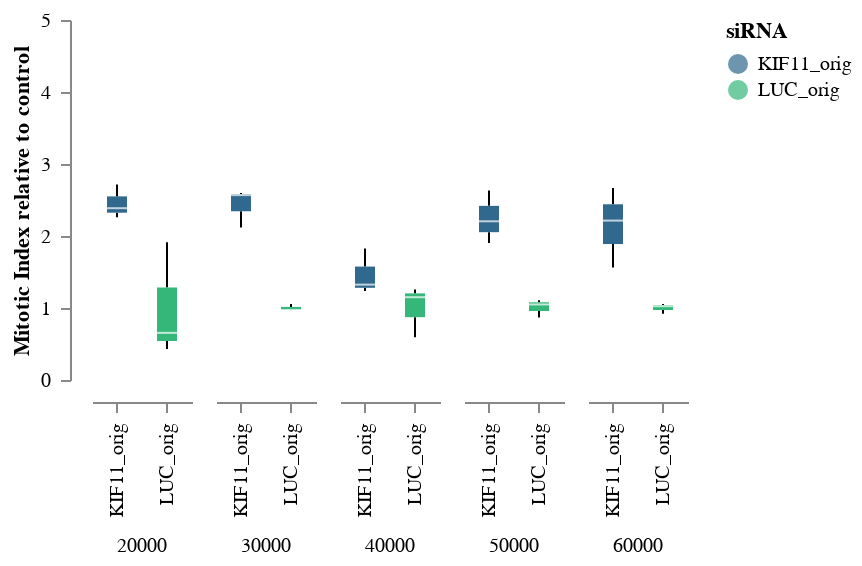

Source (notebook cell):
### Code cell
BINBOX_MitoticIndex_Time_CMfold = Binned_Boxplot2(
    data = df[df["Cells"] == "CM"],
    x = 'siRNA',
    y = 'Mitotic_index_relative',
    x_title = '',
    y_title = 'Mitotic Index relative to control',
    color = 'siRNA',
    column = 'Seeding_cm-2',
    y_min = 0,
    y_max = 5
)
BINBOX_MitoticIndex_Time_CMfold

### Figure 1 — Vega-Lite specification as saved in the notebook (floating-point values rounded to 4 significant figures)
{"config": {"view": {"continuousWidth": 300, "continuousHeight": 300, "stroke": "transparent", "strokeWidth": 0.5}, "axis": {"grid": true, "labelPadding": 5, "offset": 10, "ticks": true}, "facet": {"spacing": 10}, "header": {"labelOrient": "bottom", "title": null}}, "data": {"name": "data-bbcc835935b5fb01fdcb5b3224a07c8d"}, "mark": {"type": "boxplot", "extent": "min-max", "size": 10}, "encoding": {"color": {"field": "siRNA", "scale": {"scheme": "viridis"}, "type": "nominal"}, "column": {"field": "Seeding_cm-2", "type": "quantitative"}, "x": {"axis": {"grid": false}, "field": "siRNA", "title": null, "type": "nominal"}, "y": {"axis": {"grid": false}, "field": "Mitotic_index_relative", "scale": {"domain": [0, 5]}, "title": "Mitotic Index relative to control", "type": "quantitative"}}, "height": 180, "width": 50, "$schema": "https://vega.github.io/schema/vega-lite/v5.20.1.json", "datasets": {"data-bbcc835935b5fb01fdcb5b3224a07c8d": [{"Row": 2, "Column": 7, "Plane": 1, "Timepoint": 1, "Modified Nuclei - Number of Objects": 2806, "Modified Nuclei - Intensity Region Alexa 647 Mean - Mean per Well": 186.5, "Modified Nuclei - Intensity Region Alexa 647 Mean - StdDev per Well": 423.5, "Modified Nuclei - Region Area [¬µm¬≤] - Mean per Well": 203.5, "Modified Nuclei - Region Area [¬µm¬≤] - StdDev per Well": 97.17, "Mitotic cells - Number of Objects": 17, "Mitotic Index (%)": 0.6058, "Number of Analyzed Fields": 4, "Height [¬µm]": 0, "Time [s]": 0, "Compound": null, "Concentration": null, "Cells": "CM", "Cell Count": null, "Seeding_cm-2": 60000, "siRNA": "LUC_orig", "Mitotic_index_relative": 1.057, "Population_density_cells_per_mm2": 1710.0, "Seeding_mm-2": 600.0}, {"Row": 3, "Column": 7, "Plane": 1, "Timepoint": 1, "Modified Nuclei - Number of Objects": 3062, "Modified Nuclei - Intensity Region Alexa 647 Mean - Mean per Well": 181.4, "Modified Nuclei - Intensity Region Alexa 647 Mean - StdDev per Well": 349.8, "Modified Nuclei - Region Area [¬µm¬≤] - Mean per Well": 208.5, "Modified Nuclei - Region Area [¬µm¬≤] - StdDev per Well": 101.0, "Mitotic cells - Number of Objects": 18, "Mitotic Index (%)": 0.5879, "Number of Analyzed Fields": 4, "Height [¬µm]": 0, "Time [s]": 0, "Compound": null, "Concentration": null, "Cells": "CM", "Cell Count": null, "Seeding_cm-2": 60000, "siRNA": "LUC_orig", "Mitotic_index_relative": 1.025, "Population_density_cells_per_mm2": 1866.0, "Seeding_mm-2": 600.0}, {"Row": 4, "Column": 7, "Plane": 1, "Timepoint": 1, "Modified Nuclei - Number of Objects": 2658, "Modified Nuclei - Intensity Region Alexa 647 Mean - Mean per Well": 179.7, "Modified Nuclei - Intensity Region Alexa 647 Mean - StdDev per Well": 259.5, "Modified Nuclei - Region Area [¬µm¬≤] - Mean per Well": 206.4, "Modified Nuclei - Region Area [¬µm¬≤] - StdDev per Well": 99.05, "Mitotic cells - Number of Objects": 14, "Mitotic Index (%)": 0.5267, "Number of Analyzed Fields": 4, "Height [¬µm]": 0, "Time [s]": 0, "Compound": null, "Concentration": null, "Cells": "CM", "Cell Count": null, "Seeding_cm-2": 60000, "siRNA": "LUC_orig", "Mitotic_index_relative": 0.9186, "Population_density_cells_per_mm2": 1620.0, "Seeding_mm-2": 600.0}, {"Row": 5, "Column": 7, "Plane": 1, "Timepoint": 1, "Modified Nuclei - Number of Objects": 2158, "Modified Nuclei - Intensity Region Alexa 647 Mean - Mean per Well": 234.9, "Modified Nuclei - Intensity Region Alexa 647 Mean - StdDev per Well": 623.9, "Modified Nuclei - Region Area [¬µm¬≤] - Mean per Well": 208.3, "Modified Nuclei - Region Area [¬µm¬≤] - StdDev per Well": 105.1, "Mitotic cells - Number of Objects": 33, "Mitotic Index (%)": 1.529, "Number of Analyzed Fields": 4, "Height [¬µm]": 0, "Time [s]": 0, "Compound": null, "Concentration": null, "Cells": "CM", "Cell Count": null, "Seeding_cm-2": 60000, "siRNA": "KIF11_orig", "Mitotic_index_relative": 2.667, "Population_density_cells_per_mm2": 1315.0, "Seeding_mm-2": 600.0}, {"Row": 6, "Column": 7, "Plane": 1, "Timepoint": 1, "Modified Nuclei - Number of Objects": 2048, "Modified Nuclei - Intensity Region Alexa 647 Mean - Mean per Well": 216.9, "Modified Nuclei - Intensity Region Alexa 647 Mean - StdDev per Well": 562.1, "Modified Nuclei - Region Area [¬µm¬≤] - Mean per Well": 204.6, "Modified Nuclei - Region Area [¬µm¬≤] - StdDev per Well": 104.2, "Mitotic cells - Number of Objects": 26, "Mitotic Index (%)": 1.27, "Number of Analyzed Fields": 4, "Height [¬µm]": 0, "Time [s]": 0, "Compound": null, "Concentration": null, "Cells": "CM", "Cell Count": null, "Seeding_cm-2": 60000, "siRNA": "KIF11_orig", "Mitotic_index_relative": 2.214, "Population_density_cells_per_mm2": 1248.0, "Seeding_mm-2": 600.0}, {"Row": 7, "Column": 7, "Plane": 1, "Timepoint": 1, "Modified Nuclei - Number of Objects": 1674, "Modified Nuclei - Intensity Region Alexa 647 Mean - Mean per Well": 195.0, "Modified Nuclei - Intensity Region Alexa 647 Mean - StdDev per Well": 317.5, "Modified Nuclei - Region Area [¬µm¬≤] - Mean per Well": 199.3, "Modified Nuclei - Region Area [¬µm¬≤] - StdDev per Well": 98.55, "Mitotic cells - Number of Objects": 15, "Mitotic Index (%)": 0.8961, "Number of Analyzed Fields": 4, "Height [¬µm]": 0, "Time [s]": 0, "Compound": null, "Concentration": null, "Cells": "CM", "Cell Count": null, "Seeding_cm-2": 60000, "siRNA": "KIF11_orig", "Mitotic_index_relative": 1.563, "Population_density_cells_per_mm2": 1020.0, "Seeding_mm-2": 600.0}, {"Row": 2, "Column": 8, "Plane": 1, "Timepoint": 1, "Modified Nuclei - Number of Objects": 2340, "Modified Nuclei - Intensity Region Alexa 647 Mean - Mean per Well": 183.5, "Modified Nuclei - Intensity Region Alexa 647 Mean - StdDev per Well": 334.8, "Modified Nuclei - Region Area [¬µm¬≤] - Mean per Well": 202.4, "Modified Nuclei - Region Area [¬µm¬≤] - StdDev per Well": 93.17, "Mitotic cells - Number of Objects": 14, "Mitotic Index (%)": 0.5983, "Number of Analyzed Fields": 4, "Height [¬µm]": 0, "Time [s]": 0, "Compound": null, "Concentration": null, "Cells": "CM", "Cell Count": null, "Seeding_cm-2": 50000, "siRNA": "LUC_orig", "Mitotic_index_relative": 1.049, "Population_density_cells_per_mm2": 1426.0, "Seeding_mm-2": 500.0}, {"Row": 3, "Column": 8, "Plane": 1, "Timepoint": 1, "Modified Nuclei - Number of Objects": 2213, "Modified Nuclei - Intensity Region Alexa 647 Mean - Mean per Well": 184.7, "Modified Nuclei - Intensity Region Alexa 647 Mean - StdDev per Well": 377.2, "Modified Nuclei - Region Area [¬µm¬≤] - Mean per Well": 197.8, "Modified Nuclei - Region Area [¬µm¬≤] - StdDev per Well": 91.34, "Mitotic cells - Number of Objects": 14, "Mitotic Index (%)": 0.6326, "Number of Analyzed Fields": 4, "Height [¬µm]": 0, "Time [s]": 0, "Compound": null, "Concentration": null, "Cells": "CM", "Cell Count": null, "Seeding_cm-2": 50000, "siRNA": "LUC_orig", "Mitotic_index_relative": 1.109, "Population_density_cells_per_mm2": 1349.0, "Seeding_mm-2": 500.0}, {"Row": 4, "Column": 8, "Plane": 1, "Timepoint": 1, "Modified Nuclei - Number of Objects": 2424, "Modified Nuclei - Intensity Region Alexa 647 Mean - Mean per Well": 179.3, "Modified Nuclei - Intensity Region Alexa 647 Mean - StdDev per Well": 248.2, "Modified Nuclei - Region Area [¬µm¬≤] - Mean per Well": 210.0, "Modified Nuclei - Region Area [¬µm¬≤] - StdDev per Well": 104.2, "Mitotic cells - Number of Objects": 12, "Mitotic Index (%)": 0.495, "Number of Analyzed Fields": 4, "Height [¬µm]": 0, "Time [s]": 0, "Compound": null, "Concentration": null, "Cells": "CM", "Cell Count": null, "Seeding_cm-2": 50000, "siRNA": "LUC_orig", "Mitotic_index_relative": 0.8681, "Population_density_cells_per_mm2": 1477.0, "Seeding_mm-2": 500.0}, {"Row": 5, "Column": 8, "Plane": 1, "Timepoint": 1, "Modified Nuclei - Number of Objects": 1465, "Modified Nuclei - Intensity Region Alexa 647 Mean - Mean per Well": 233.4, "Modified Nuclei - Intensity Region Alexa 647 Mean - StdDev per Well": 607.9, "Modified Nuclei - Region Area [¬µm¬≤] - Mean per Well": 193.4, "Modified Nuclei - Region Area [¬µm¬≤] - StdDev per Well": 88.82, "Mitotic cells - Number of Objects": 22, "Mitotic Index (%)": 1.502, "Number of Analyzed Fields": 4, "Height [¬µm]": 0, "Time [s]": 0, "Compound": null, "Concentration": null, "Cells": "CM", "Cell Count": null, "Seeding_cm-2": 50000, "siRNA": "KIF11_orig", "Mitotic_index_relative": 2.633, "Population_density_cells_per_mm2": 892.8, "Seeding_mm-2": 500.0}, {"Row": 6, "Column": 8, "Plane": 1, "Timepoint": 1, "Modified Nuclei - Number of Objects": 1591, "Modified Nuclei - Intensity Region Alexa 647 Mean - Mean per Well": 224.0, "Modified Nuclei - Intensity Region Alexa 647 Mean - StdDev per Well": 645.8, "Modified Nuclei - Region Area [¬µm¬≤] - Mean per Well": 195.8, "Modified Nuclei - Region Area [¬µm¬≤] - StdDev per Well": 96.14, "Mitotic cells - Number of Objects": 20, "Mitotic Index (%)": 1.257, "Number of Analyzed Fields": 4, "Height [¬µm]": 0, "Time [s]": 0, "Compound": null, "Concentration": null, "Cells": "CM", "Cell Count": null, "Seeding_cm-2": 50000, "siRNA": "KIF11_orig", "Mitotic_index_relative": 2.204, "Population_density_cells_per_mm2": 969.6, "Seeding_mm-2": 500.0}, {"Row": 7, "Column": 8, "Plane": 1, "Timepoint": 1, "Modified Nuclei - Number of Objects": 1844, "Modified Nuclei - Intensity Region Alexa 647 Mean - Mean per Well": 188.9, "Modified Nuclei - Intensity Region Alexa 647 Mean - StdDev per Well": 287.3, "Modified Nuclei - Region Area [¬µm¬≤] - Mean per Well": 195.1, "Modified Nuclei - Region Area [¬µm¬≤] - StdDev per Well": 91.67, "Mitotic cells - Number of Objects": 20, "Mitotic Index (%)": 1.085, "Number of Analyzed Fields": 4, "Height [¬µm]": 0, "Time [s]": 0, "Compound": null, "Concentration": null, "Cells": "CM", "Cell Count": null, "Seeding_cm-2": 50000, "siRNA": "KIF11_orig", "Mitotic_index_relative": 1.902, "Population_density_cells_per_mm2": 1124.0, "Seeding_mm-2": 500.0}, {"Row": 2, "Column": 9, "Plane": 1, "Timepoint": 1, "Modified Nuclei - Number of Objects": 1828, "Modified Nuclei - Intensity Region Alexa 647 Mean - Mean per Well": 183.0, "Modified Nuclei - Intensity Region Alexa 647 Mean - StdDev per Well": 362.6, "Modified Nuclei - Region Area [¬µm¬≤] - Mean per Well": 197.3, "Modified Nuclei - Region Area [¬µm¬≤] - StdDev per Well": 124.3, "Mitotic cells - Number of Objects": 7, "Mitotic Index (%)": 0.3829, "Number of Analyzed Fields": 4, "Height [¬µm]": 0, "Time [s]": 0, "Compound": null, "Concentration": null, "Cells": "CM", "Cell Count": null, "Seeding_cm-2": 40000, "siRNA": "LUC_orig", "Mitotic_index_relative": 0.5945, "Population_density_cells_per_mm2": 1114.0, "Seeding_mm-2": 400.0}, {"Row": 3, "Column": 9, "Plane": 1, "Timepoint": 1, "Modified Nuclei - Number of Objects": 1484, "Modified Nuclei - Intensity Region Alexa 647 Mean - Mean per Well": 194.5, "Modified Nuclei - Intensity Region Alexa 647 Mean - StdDev per Well": 396.9, "Modified Nuclei - Region Area [¬µm¬≤] - Mean per Well": 198.9, "Modified Nuclei - Region Area [¬µm¬≤] - StdDev per Well": 89.57, "Mitotic cells - Number of Objects": 12, "Mitotic Index (%)": 0.8086, "Number of Analyzed Fields": 4, "Height [¬µm]": 0, "Time [s]": 0, "Compound": null, "Concentration": null, "Cells": "CM", "Cell Count": null, "Seeding_cm-2": 40000, "siRNA": "LUC_orig", "Mitotic_index_relative": 1.255, "Population_density_cells_per_mm2": 904.3, "Seeding_mm-2": 400.0}, {"Row": 4, "Column": 9, "Plane": 1, "Timepoint": 1, "Modified Nuclei - Number of Objects": 1890, "Modified Nuclei - Intensity Region Alexa 647 Mean - Mean per Well": 181.9, "Modified Nuclei - Intensity Region Alexa 647 Mean - StdDev per Well": 286.2, "Modified Nuclei - Region Area [¬µm¬≤] - Mean per Well": 200.3, "Modified Nuclei - Region Area [¬µm¬≤] - StdDev per Well": 92.46, "Mitotic cells - Number of Objects": 14, "Mitotic Index (%)": 0.7407, "Number of Analyzed Fields": 4, "Height [¬µm]": 0, "Time [s]": 0, "Compound": null, "Concentration": null, "Cells": "CM", "Cell Count": null, "Seeding_cm-2": 40000, "siRNA": "LUC_orig", "Mitotic_index_relative": 1.15, "Population_density_cells_per_mm2": 1152.0, "Seeding_mm-2": 400.0}, {"Row": 5, "Column": 9, "Plane": 1, "Timepoint": 1, "Modified Nuclei - Number of Objects": 1130, "Modified Nuclei - Intensity Region Alexa 647 Mean - Mean per Well": 203.0, "Modified Nuclei - Intensity Region Alexa 647 Mean - StdDev per Well": 516.9, "Modified Nuclei - Region Area [¬µm¬≤] - Mean per Well": 199.8, "Modified Nuclei - Region Area [¬µm¬≤] - StdDev per Well": 89.21, "Mitotic cells - Number of Objects": 9, "Mitotic Index (%)": 0.7965, "Number of Analyzed Fields": 4, "Height [¬µm]": 0, "Time [s]": 0, "Compound": null, "Concentration": null, "Cells": "CM", "Cell Count": null, "Seeding_cm-2": 40000, "siRNA": "KIF11_orig", "Mitotic_index_relative": 1.237, "Population_density_cells_per_mm2": 688.6, "Seeding_mm-2": 400.0}, {"Row": 6, "Column": 9, "Plane": 1, "Timepoint": 1, "Modified Nuclei - Number of Objects": 935, "Modified Nuclei - Intensity Region Alexa 647 Mean - Mean per Well": 219.4, "Modified Nuclei - Intensity Region Alexa 647 Mean - StdDev per Well": 573.8, "Modified Nuclei - Region Area [¬µm¬≤] - Mean per Well": 198.8, "Modified Nuclei - Region Area [¬µm¬≤] - StdDev per Well": 93.98, "Mitotic cells - Number of Objects": 11, "Mitotic Index (%)": 1.176, "Number of Analyzed Fields": 4, "Height [¬µm]": 0, "Time [s]": 0, "Compound": null, "Concentration": null, "Cells": "CM", "Cell Count": null, "Seeding_cm-2": 40000, "siRNA": "KIF11_orig", "Mitotic_index_relative": 1.827, "Population_density_cells_per_mm2": 569.8, "Seeding_mm-2": 400.0}, {"Row": 7, "Column": 9, "Plane": 1, "Timepoint": 1, "Modified Nuclei - Number of Objects": 1055, "Modified Nuclei - Intensity Region Alexa 647 Mean - Mean per Well": 195.2, "Modified Nuclei - Intensity Region Alexa 647 Mean - StdDev per Well": 367.4, "Modified Nuclei - Region Area [¬µm¬≤] - Mean per Well": 196.4, "Modified Nuclei - Region Area [¬µm¬≤] - StdDev per Well": 95.53, "Mitotic cells - Number of Objects": 9, "Mitotic Index (%)": 0.8531, "Number of Analyzed Fields": 4, "Height [¬µm]": 0, "Time [s]": 0, "Compound": null, "Concentration": null, "Cells": "CM", "Cell Count": null, "Seeding_cm-2": 40000, "siRNA": "KIF11_orig", "Mitotic_index_relative": 1.324, "Population_density_cells_per_mm2": 642.9, "Seeding_mm-2": 400.0}, {"Row": 2, "Column": 10, "Plane": 1, "Timepoint": 1, "Modified Nuclei - Number of Objects": 1475, "Modified Nuclei - Intensity Region Alexa 647 Mean - Mean per Well": 184.3, "Modified Nuclei - Intensity Region Alexa 647 Mean - StdDev per Well": 359.2, "Modified Nuclei - Region Area [¬µm¬≤] - Mean per Well": 192.2, "Modified Nuclei - Region Area [¬µm¬≤] - StdDev per Well": 93.94, "Mitotic cells - Number of Objects": 8, "Mitotic Index (%)": 0.5424, "Number of Analyzed Fields": 4, "Height [¬µm]": 0, "Time [s]": 0, "Compound": null, "Concentration": null, "Cells": "CM", "Cell Count": null, "Seeding_cm-2": 30000, "siRNA": "LUC_orig", "Mitotic_index_relative": 0.9727, "Population_density_cells_per_mm2": 898.9, "Seeding_mm-2": 300.0}, {"Row": 3, "Column": 10, "Plane": 1, "Timepoint": 1, "Modified Nuclei - Number of Objects": 1294, "Modified Nuclei - Intensity Region Alexa 647 Mean - Mean per Well": 190.0, "Modified Nuclei - Intensity Region Alexa 647 Mean - StdDev per Well": 583.0, "Modified Nuclei - Region Area [¬µm¬≤] - Mean per Well": 191.4, "Modified Nuclei - Region Area [¬µm¬≤] - StdDev per Well": 80.93, "Mitotic cells - Number of Objects": 7, "Mitotic Index (%)": 0.541, "Number of Analyzed Fields": 4, "Height [¬µm]": 0, "Time [s]": 0, "Compound": null, "Concentration": null, "Cells": "CM", "Cell Count": null, "Seeding_cm-2": 30000, "siRNA": "LUC_orig", "Mitotic_index_relative": 0.9702, "Population_density_cells_per_mm2": 788.6, "Seeding_mm-2": 300.0}, {"Row": 4, "Column": 10, "Plane": 1, "Timepoint": 1, "Modified Nuclei - Number of Objects": 1357, "Modified Nuclei - Intensity Region Alexa 647 Mean - Mean per Well": 180.5, "Modified Nuclei - Intensity Region Alexa 647 Mean - StdDev per Well": 284.1, "Modified Nuclei - Region Area [¬µm¬≤] - Mean per Well": 190.6, "Modified Nuclei - Region Area [¬µm¬≤] - StdDev per Well": 81.2, "Mitotic cells - Number of Objects": 8, "Mitotic Index (%)": 0.5895, "Number of Analyzed Fields": 4, "Height [¬µm]": 0, "Time [s]": 0, "Compound": null, "Concentration": null, "Cells": "CM", "Cell Count": null, "Seeding_cm-2": 30000, "siRNA": "LUC_orig", "Mitotic_index_relative": 1.057, "Population_density_cells_per_mm2": 827.0, "Seeding_mm-2": 300.0}, {"Row": 5, "Column": 10, "Plane": 1, "Timepoint": 1, "Modified Nuclei - Number of Objects": 677, "Modified Nuclei - Intensity Region Alexa 647 Mean - Mean per Well": 211.6, "Modified Nuclei - Intensity Region Alexa 647 Mean - StdDev per Well": 484.3, "Modified Nuclei - Region Area [¬µm¬≤] - Mean per Well": 186.5, "Modified Nuclei - Region Area [¬µm¬≤] - StdDev per Well": 81.38, "Mitotic cells - Number of Objects": 8, "Mitotic Index (%)": 1.182, "Number of Analyzed Fields": 4, "Height [¬µm]": 0, "Time [s]": 0, "Compound": null, "Concentration": null, "Cells": "CM", "Cell Count": null, "Seeding_cm-2": 30000, "siRNA": "KIF11_orig", "Mitotic_index_relative": 2.119, "Population_density_cells_per_mm2": 412.6, "Seeding_mm-2": 300.0}, {"Row": 6, "Column": 10, "Plane": 1, "Timepoint": 1, "Modified Nuclei - Number of Objects": 838, "Modified Nuclei - Intensity Region Alexa 647 Mean - Mean per Well": 229.1, "Modified Nuclei - Intensity Region Alexa 647 Mean - StdDev per Well": 675.6, "Modified Nuclei - Region Area [¬µm¬≤] - Mean per Well": 189.1, "Modified Nuclei - Region Area [¬µm¬≤] - StdDev per Well": 85.49, "Mitotic cells - Number of Objects": 12, "Mitotic Index (%)": 1.432, "Number of Analyzed Fields": 4, "Height [¬µm]": 0, "Time [s]": 0, "Compound": null, "Concentration": null, "Cells": "CM", "Cell Count": null, "Seeding_cm-2": 30000, "siRNA": "KIF11_orig", "Mitotic_index_relative": 2.568, "Population_density_cells_per_mm2": 510.7, "Seeding_mm-2": 300.0}, {"Row": 7, "Column": 10, "Plane": 1, "Timepoint": 1, "Modified Nuclei - Number of Objects": 1451, "Modified Nuclei - Intensity Region Alexa 647 Mean - Mean per Well": 216.6, "Modified Nuclei - Intensity Region Alexa 647 Mean - StdDev per Well": 467.3, "Modified Nuclei - Region Area [¬µm¬≤] - Mean per Well": 196.8, "Modified Nuclei - Region Area [¬µm¬≤] - StdDev per Well": 109.3, "Mitotic cells - Number of Objects": 21, "Mitotic Index (%)": 1.447, "Number of Analyzed Fields": 4, "Height [¬µm]": 0, "Time [s]": 0, "Compound": null, "Concentration": null, "Cells": "CM", "Cell Count": null, "Seeding_cm-2": 30000, "siRNA": "KIF11_orig", "Mitotic_index_relative": 2.596, "Population_density_cells_per_mm2": 884.2, "Seeding_mm-2": 300.0}, {"Row": 2, "Column": 11, "Plane": 1, "Timepoint": 1, "Modified Nuclei - Number of Objects": 988, "Modified Nuclei - Intensity Region Alexa 647 Mean - Mean per Well": 179.5, "Modified Nuclei - Intensity Region Alexa 647 Mean - StdDev per Well": 352.2, "Modified Nuclei - Region Area [¬µm¬≤] - Mean per Well": 184.0, "Modified Nuclei - Region Area [¬µm¬≤] - StdDev per Well": 90.15, "Mitotic cells - Number of Objects": 3, "Mitotic Index (%)": 0.3036, "Number of Analyzed Fields": 4, "Height [¬µm]": 0, "Time [s]": 0, "Compound": null, "Concentration": null, "Cells": "CM", "Cell Count": null, "Seeding_cm-2": 20000, "siRNA": "LUC_orig", "Mitotic_index_relative": 0.6545, "Population_density_cells_per_mm2": 602.1, "Seeding_mm-2": 200.0}, {"Row": 3, "Column": 11, "Plane": 1, "Timepoint": 1, "Modified Nuclei - Number of Objects": 998, "Modified Nuclei - Intensity Region Alexa 647 Mean - Mean per Well": 167.6, "Modified Nuclei - Intensity Region Alexa 647 Mean - StdDev per Well": 189.2, "Modified Nuclei - Region Area [¬µm¬≤] - Mean per Well": 186.8, "Modified Nuclei - Region Area [¬µm¬≤] - StdDev per Well": 79.01, "Mitotic cells - Number of Objects": 2, "Mitotic Index (%)": 0.2004, "Number of Analyzed Fields": 4, "Height [¬µm]": 0, "Time [s]": 0, "Compound": null, "Concentration": null, "Cells": "CM", "Cell Count": null, "Seeding_cm-2": 20000, "siRNA": "LUC_orig", "Mitotic_index_relative": 0.432, "Population_density_cells_per_mm2": 608.2, "Seeding_mm-2": 200.0}, {"Row": 4, "Column": 11, "Plane": 1, "Timepoint": 1, "Modified Nuclei - Number of Objects": 1239, "Modified Nuclei - Intensity Region Alexa 647 Mean - Mean per Well": 188.0, "Modified Nuclei - Intensity Region Alexa 647 Mean - StdDev per Well": 286.9, "Modified Nuclei - Region Area [¬µm¬≤] - Mean per Well": 193.2, "Modified Nuclei - Region Area [¬µm¬≤] - StdDev per Well": 86.81, "Mitotic cells - Number of Objects": 11, "Mitotic Index (%)": 0.8878, "Number of Analyzed Fields": 4, "Height [¬µm]": 0, "Time [s]": 0, "Compound": null, "Concentration": null, "Cells": "CM", "Cell Count": null, "Seeding_cm-2": 20000, "siRNA": "LUC_orig", "Mitotic_index_relative": 1.914, "Population_density_cells_per_mm2": 755.0, "Seeding_mm-2": 200.0}, {"Row": 5, "Column": 11, "Plane": 1, "Timepoint": 1, "Modified Nuclei - Number of Objects": 858, "Modified Nuclei - Intensity Region Alexa 647 Mean - Mean per Well": 202.1, "Modified Nuclei - Intensity Region Alexa 647 Mean - StdDev per Well": 383.0, "Modified Nuclei - Region Area [¬µm¬≤] - Mean per Well": 194.8, "Modified Nuclei - Region Area [¬µm¬≤] - StdDev per Well": 89.1, "Mitotic cells - Number of Objects": 9, "Mitotic Index (%)": 1.049, "Number of Analyzed Fields": 4, "Height [¬µm]": 0, "Time [s]": 0, "Compound": null, "Concentration": null, "Cells": "CM", "Cell Count": null, "Seeding_cm-2": 20000, "siRNA": "KIF11_orig", "Mitotic_index_relative": 2.261, "Population_density_cells_per_mm2": 522.9, "Seeding_mm-2": 200.0}, {"Row": 6, "Column": 11, "Plane": 1, "Timepoint": 1, "Modified Nuclei - Number of Objects": 556, "Modified Nuclei - Intensity Region Alexa 647 Mean - Mean per Well": 191.7, "Modified Nuclei - Intensity Region Alexa 647 Mean - StdDev per Well": 294.4, "Modified Nuclei - Region Area [¬µm¬≤] - Mean per Well": 187.2, "Modified Nuclei - Region Area [¬µm¬≤] - StdDev per Well": 86.01, "Mitotic cells - Number of Objects": 7, "Mitotic Index (%)": 1.259, "Number of Analyzed Fields": 4, "Height [¬µm]": 0, "Time [s]": 0, "Compound": null, "Concentration": null, "Cells": "CM", "Cell Count": null, "Seeding_cm-2": 20000, "siRNA": "KIF11_orig", "Mitotic_index_relative": 2.714, "Population_density_cells_per_mm2": 338.8, "Seeding_mm-2": 200.0}, {"Row": 7, "Column": 11, "Plane": 1, "Timepoint": 1, "Modified Nuclei - Number of Objects": 1084, "Modified Nuclei - Intensity Region Alexa 647 Mean - Mean per Well": 194.1, "Modified Nuclei - Intensity Region Alexa 647 Mean - StdDev per Well": 287.0, "Modified Nuclei - Region Area [¬µm¬≤] - Mean per Well": 185.8, "Modified Nuclei - Region Area [¬µm¬≤] - StdDev per Well": 81.8, "Mitotic cells - Number of Objects": 12, "Mitotic Index (%)": 1.107, "Number of Analyzed Fields": 4, "Height [¬µm]": 0, "Time [s]": 0, "Compound": null, "Concentration": null, "Cells": "CM", "Cell Count": null, "Seeding_cm-2": 20000, "siRNA": "KIF11_orig", "Mitotic_index_relative": 2.386, "Population_density_cells_per_mm2": 660.6, "Seeding_mm-2": 200.0}]}}
